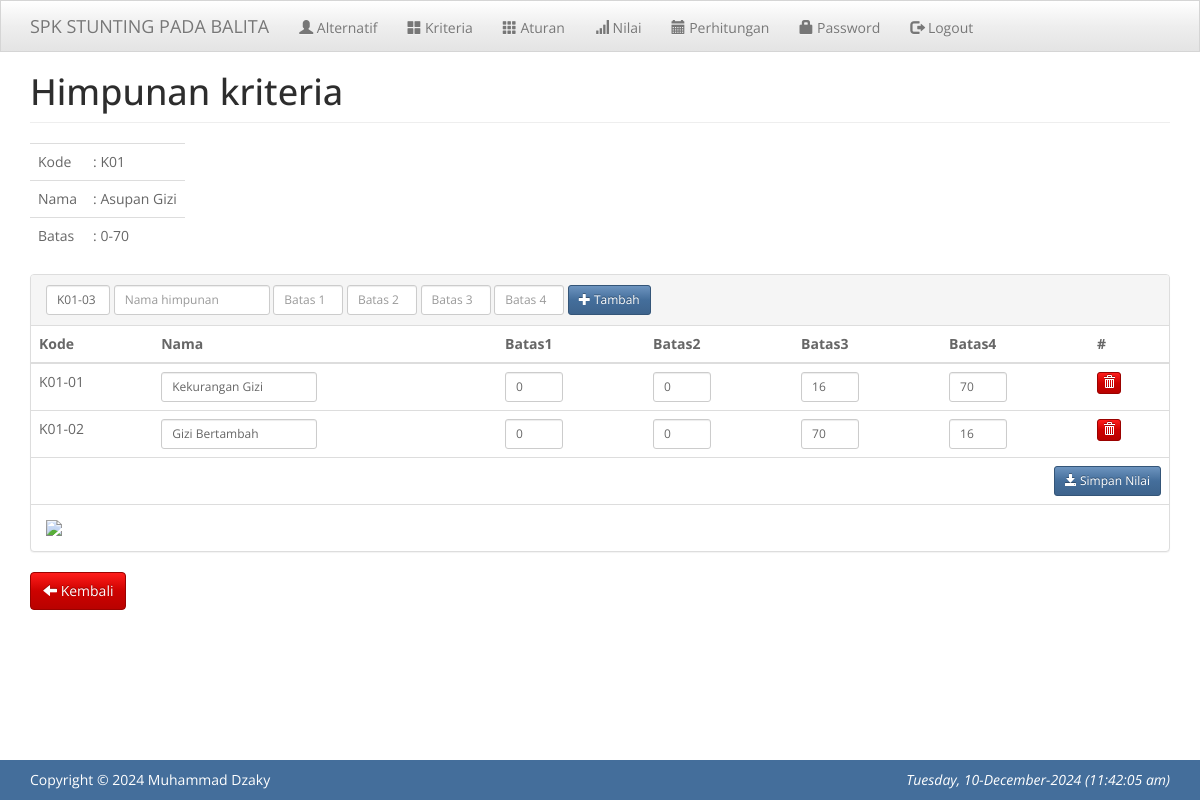
/PHP_TsukamotoStuntingPrediction-main/index.php?m=kriteria_himpunan&ID=K01 (signed in), run on the app's committed database.
### tables this page shows
CREATE TABLE `tb_kriteria` (
  `kode_kriteria` varchar(16) NOT NULL,
  `nama_kriteria` varchar(255) DEFAULT NULL,
  `batas_bawah` double DEFAULT NULL,
  `batas_atas` double DEFAULT NULL,
  `dicari` tinyint(1) DEFAULT NULL
);

CREATE TABLE `tb_himpunan` (
  `kode_himpunan` varchar(16) NOT NULL,
  `kode_kriteria` varchar(16) DEFAULT NULL,
  `nama_himpunan` varchar(255) DEFAULT NULL,
  `n1` double DEFAULT NULL,
  `n2` double DEFAULT NULL,
  `n3` double DEFAULT NULL,
  `n4` double DEFAULT NULL
);

### PHP_TsukamotoStuntingPrediction-main/config.php (called while the page is built)
<?php
$config["server"] = 'localhost';
$config["username"] = 'root';
$config["password"] = '';
$config["database_name"] = 'db_tsukamoto';

### PHP_TsukamotoStuntingPrediction-main/functions.php (called while the page is built, shortened)
<?php
include 'config.php';
include 'includes/db.php';
$db = new DB($config['server'], $config['username'], $config['password'], $config['database_name']);
include 'includes/general.php';

### PHP_TsukamotoStuntingPrediction-main/includes/db.php (called while the page is built, shortened)
<?php
class DB
{
    var $conn = null;
    public function __construct($host, $username, $passwd, $dbname)
    {
        $this->conn = mysqli_connect($host, $username, $passwd, $dbname);
    }
    public function query($sql)
    {
        $query = mysqli_query($this->conn, $sql) or die('<pre>Error mysqli_query: ' . mysqli_error($this->conn) . '<br />' . $sql . '</pre>');
        return $query;
    }
    public function get_row($sql)
    {
        $query = $this->query($sql);
        return mysqli_fetch_object($query);
    }
    public function get_results($sql)
    {
        $query = $this->query($sql);
        $arr = array();
        while ($row = mysqli_fetch_object($query)) {
            $arr[] = $row;
        }
        return $arr;
    }
    public function get_var($sql)
    {
        $query = $this->query($sql);
        $row = mysqli_fetch_row($query);
        return $row[0];
    }
}

### PHP_TsukamotoStuntingPrediction-main/includes/general.php (called while the page is built, shortened)
<?php
function set_value($key = null, $default = null)
{
    return $default;
}
function kode_oto($field, $table, $prefix, $length)
{
    global $db;
    $var = (string) $db->get_var("SELECT $field FROM $table WHERE $field REGEXP '{$prefix}[0-9]{{$length}}' ORDER BY $field DESC");
    if ($var) {
        return $prefix . substr(str_repeat('0', $length) . (substr($var, -$length) + 1), -$length);
    } else {
        return $prefix . str_repeat('0', $length - 1) . 1;
    }
}

### PHP_TsukamotoStuntingPrediction-main/kriteria_himpunan.php (the view, shortened to what this page needs)
<?php
$row = $db->get_row("SELECT * FROM tb_kriteria WHERE kode_kriteria='$_GET[ID]'");
?>
<div class="page-header">
    <h1>Himpunan kriteria</h1>
</div>
<div class="row">
    <div class="col-sm-12">
        <table class="table aw">
            <tr>
                <td>Kode</td>
                <td>: <?= $row->kode_kriteria ?></td>
            </tr>
            <tr>
                <td>Nama</td>
                <td>: <?= $row->nama_kriteria ?></td>
            </tr>
            <tr>
                <td>Batas</td>
                <td>: <?= $row->batas_bawah ?>-<?= $row->batas_atas ?></td>
            </tr>
        </table>
        <div class="panel panel-default">
            <div class="panel-heading">
                <form method="post" class="form-inline">
                    <div class="form-group">
                        <input class="form-control input-sm aw" type="text" name="kode_himpunan" value="<?= kode_oto('kode_himpunan', 'tb_himpunan', $_GET['ID'] . '-', 2) ?>" placeholder="Kode" size="5" />
                    </div>
                    <div class="form-group">
                        <input class="form-control input-sm aw" type="text" name="nama_himpunan" value="<?= set_value('nama_himpunan') ?>" placeholder="Nama himpunan" />
                    </div>
                    <div class="form-group">
                        <input class="form-control input-sm aw" type="text" name="n1" value="<?= set_value('n1') ?>" placeholder="Batas 1" size="6" />
                    </div>
                    <div class="form-group">
                        <input class="form-control input-sm aw" type="text" name="n2" value="<?= set_value('n2') ?>" placeholder="Batas 2" size="6" />
                    </div>
                    <div class="form-group">
                        <input class="form-control input-sm aw" type="text" name="n3" value="<?= set_value('n3') ?>" placeholder="Batas 3" size="6" />
                    </div>
                    <div class="form-group">
                        <input class="form-control input-sm aw" type="text" name="n4" value="<?= set_value('n4') ?>" placeholder="Batas 4" size="6" />
                    </div>
                    <div class="form-group">
                        <button class="btn btn-sm btn-primary" name="tambah_himpunan" value="1"><span class="glyphicon glyphicon-plus"></span> Tambah</button>
                    </div>
                </form>
            </div>
            <form class="table-responsive" method="post">
                <table class="table">
                    <thead>
                        <tr>
                            <th>Kode</th>
                            <th>Nama</th>
                            <th>Batas1</th>
                            <th>Batas2</th>
                            <th>Batas3</th>
                            <th>Batas4</th>
                            <th>#</th>
                        </tr>
                    </thead>
                    <?php
                    $rows = $db->get_results("SELECT * FROM tb_himpunan WHERE kode_kriteria='$_GET[ID]' ORDER BY n1, n2, n3, n4");
                    foreach ($rows as $row) : ?>
                        <tr>
                            <td><?= $row->kode_himpunan ?></td>
                            <td><input class="form-control input-sm aw" name="data[<?= $row->kode_himpunan ?>][nama_himpunan]" value="<?= $row->nama_himpunan ?>" /></td>
                            <td><input class="form-control input-sm aw" name="data[<?= $row->kode_himpunan ?>][n1]" value="<?= $row->n1 ?>" size="4" /></td>
                            <td><input class="form-control input-sm aw" name="data[<?= $row->kode_himpunan ?>][n2]" value="<?= $row->n2 ?>" size="4" /></td>
                            <td><input class="form-control input-sm aw" name="data[<?= $row->kode_himpunan ?>][n3]" value="<?= $row->n3 ?>" size="4" /></td>
                            <td><input class="form-control input-sm aw" name="data[<?= $row->kode_himpunan ?>][n4]" value="<?= $row->n4 ?>" size="4" /></td>
                            <td>
                                <a class="btn btn-xs btn-danger" href="aksi.php?m=himpunan_hapus&ID=<?= $row->kode_himpunan ?>&kode_kriteria=<?= $row->kode_kriteria ?>" onclick="return confirm('Hapus data?')"><span class="glyphicon glyphicon-trash"></span></a>
                            </td>
                        </tr>
                    <?php endforeach ?>
                    <tfoot>
                        <tr>
                            <td colspan="7">
                                <button class="btn btn-sm btn-primary pull-right" name="simpan_himpunan" value="1"><span class="glyphicon glyphicon-save"></span> Simpan Nilai</button>
                            </td>
                        </tr>
                    </tfoot>
                </table>
            </form>
            <div class="panel-body">
                <img src="image.php?kode_kriteria=<?= $_GET['ID'] ?>" class="img-responsive" />
            </div>
        </div>
        <div class="form-group">
            <a class="btn btn-danger" href="?m=kriteria"><span class="glyphicon glyphicon-arrow-left"></span> Kembali</a>
        </div>
    </div>
</div>

### PHP_TsukamotoStuntingPrediction-main/assets/css/general.css (style rules this page uses)
html { position: relative; min-height: 100%; }
body { margin-bottom: 70px; }
.aw { width: auto !important; }
.page-header { margin-top: 0; padding-bottom: 0; }
.page-header h1 { margin-top: 0; }

### data on the page
tb_kriteria: kode_kriteria "K01", nama_kriteria "Asupan Gizi", batas_bawah "0", batas_atas "70"
tb_himpunan: kode_himpunan "K01-03", kode_himpunan "K01-02", nama_himpunan "Gizi Bertambah", n1 "0", n2 "0", n3 "70", n4 "16"
tb_himpunan: kode_himpunan "K01-01", nama_himpunan "Kekurangan Gizi", n1 "0", n2 "0", n3 "16", n4 "70"
